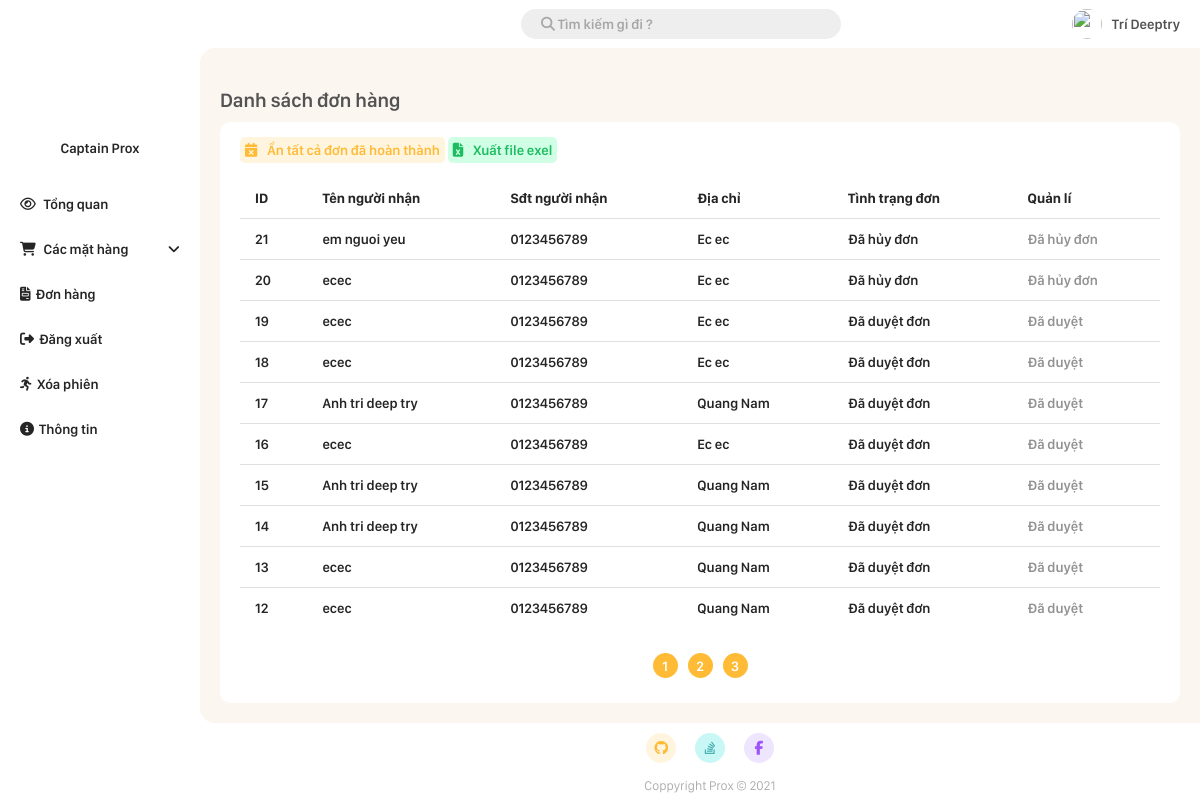
Screenshot of /Admin/bill.php (signed in) with the database file from the repository.
### tables this page shows
CREATE TABLE `bill` (
  `id` int(11) NOT NULL,
  `customer_id` int(11) NOT NULL,
  `time_order` datetime NOT NULL DEFAULT CURRENT_TIMESTAMP,
  `recipient_name` varchar(20) NOT NULL,
  `customer_phone` varchar(20) NOT NULL,
  `customer_address` varchar(30) NOT NULL,
  `note` varchar(30) NOT NULL,
  `status` tinyint(4) NOT NULL
);

### Admin/bill.php (the view, shortened to what this page needs)
<!DOCTYPE html>
<html lang="en">
<head>
    <link rel="stylesheet" href="./CSS/style.css?v=4.6">
</head>
<body>
    <?php
    $page = 1;
    $search = "";
    $number_of_post_query = "SELECT count(*) FROM bill WHERE (customer_id = '$search') OR (id = '$search') OR (recipient_name like '%$search%')";
    $post_array = mysqli_query($connect, $number_of_post_query);
    $result_array = mysqli_fetch_array($post_array);
    $number_of_post = $result_array['count(*)'];
    $number_post_per_page = 10;
    $number_of_page = ceil($number_of_post / $number_post_per_page);
    $number_of_skip_page = $number_post_per_page * ($page - 1);
    $querry = "SELECT * FROM bill WHERE (customer_id = '$search') OR (id = '$search') OR (recipient_name like '%$search%') ORDER BY id DESC LIMIT $number_post_per_page OFFSET $number_of_skip_page ";
    $result = mysqli_query($connect, $querry);
    ?>
    <div class="grid-container">
        <div class="container-header">
            <?php require_once "./root/navbar.php"; ?>
        </div>
        <div class="container-menu">
            <?php require_once "./root/sidebar.php"; ?>
        </div>
        <div class="container-main">
            <h1 class="main-title">Danh sách đơn hàng</h1>
            <div class="add-new-item">
                <a class="link-button" href="?hide=true"><i class="fas fa-calendar-times"></i>Ẩn tất cả đơn đã hoàn thành</a>
                <a class="link-button exel" href="./root/export_exel.php?bill=true"><i class="fas fa-file-excel"></i>Xuất file exel</a>
                <table class="styled-table">
                    <thead>
                        <tr>
                            <th>ID</th>
                            <th>Tên người nhận</th>
                            <th>Sđt người nhận</th>
                            <th>Địa chỉ</th>
                            <th>Tình trạng đơn</th>
                            <th>Quản lí</th>
                        </tr>
                    </thead>
                    <tbody>
                        <?php foreach ($result as $bill) { ?>
                            <tr>
                                <td><a href="./view-infomation/bill_detail.php?bill_detail=<?php echo $bill['id'] ?>"><?php echo $bill['id'] ?></a></td>
                                <td><a href="./view-infomation/bill_detail.php?bill_detail=<?php echo $bill['id'] ?>"><?php echo $bill['recipient_name'] ?></a></td>
                                <td><a href="./view-infomation/bill_detail.php?bill_detail=<?php echo $bill['id'] ?>"><?php echo $bill['customer_phone'] ?></a></td>
                                <td><a href="./view-infomation/bill_detail.php?bill_detail=<?php echo $bill['id'] ?>"><?php echo $bill['customer_address'] ?></a></td>
                                <td><a href="./view-infomation/bill_detail.php?bill_detail=<?php echo $bill['id'] ?>">
                                        <?php
                                        if ($bill['status'] == 1) {
                                            echo "Chờ duyệt đơn";
                                        } else if ($bill['status'] == 2) {
                                            echo "Đã duyệt đơn";
                                        } else if ($bill['status'] == 3) {
                                            echo "Đã hủy đơn";
                                        }
                                        ?>
                                    </a>
                                </td>
                                <td>
                                    <?php
                                    if ($bill['status'] == 1) {
                                        echo '<a class="link-button" href="?approve=' . $bill["id"] . '"><i class="fas fa-check"></i>Duyệt</a>';
                                        echo '<a class="link-button" href="?cancel=' . $bill["id"] . '"><i class="fas fa-times"></i></i>Hủy</a>';
                                    } else if ($bill['status'] == 2) {
                                        echo 'Đã duyệt';
                                    } else if ($bill['status'] == 3) {
                                        echo 'Đã hủy đơn';
                                    }
                                    ?>
                                </td>
                            </tr>
                        <?php } ?>
                    </tbody>
                </table>
                <div class="page_number_list">
                    <?php for ($i = 1; $i <= $number_of_page; $i++) { ?>
                        <div class="page_number">
                            <a href="?page=<?php echo $i; ?>&search=<?php echo $search; ?>">
                                <?php echo $i; ?>
                            </a>
                        </div>
                    <?php } ?>
                </div>
            </div>
        </div>
        <div class="container-footer">
            <?php require_once "./root/footer.php"; ?>
        </div>
    </div>
</body>
</html>

### Admin/CSS/style.css (style rules this page uses)
*,body { padding: 0px; margin: 0px; color: rgb(37, 37, 37); font-family: San Francisco Display, sans-serif ; }
body { background: rgb(252, 252, 252); }
.container-header { grid-area: header; position: -webkit-sticky; position: sticky; background-color: #fff; top: 0px; }
.container-menu { grid-area: menu; background: #fff; height: 100%; }
.container-main { grid-area: main; padding: 20px !important; border-radius: 15px 0px 0px 15px; background: #FBF6F0; }
.container-footer { grid-area: footer; margin: 10px 0px 10px 20px; }
.grid-container { display: grid; grid-template-areas: 'menu header header' 'menu main right' 'menu footer footer'; grid-template-rows: 6vh auto 10vh; grid-template-columns: 25vh auto 0vh; grid-gap: 0px; padding: 0px; height: 100vh; background: #fff; }
.grid-container > div { padding: 0; }
* { box-sizing: border-box; font-family: San Francisco Display, sans-serif; font-size: 14px; margin: 0; padding: 0; }
a { text-decoration: none; }
.main-title { font-size: 20px; font-weight: 600; color: rgb(83, 83, 83); margin: 20px 0px 10px 0px; }
.link-button { padding: 5px; width: 100%; color: #FFBB36; background-color: #FFF4DE; text-align: center; border-radius: 5px; font-weight: 600; background-position: 0% 0%; transition: 0.5s ease; }
.link-button i { color: #FFBB36; margin-right: 10px; transition: 0.5s ease-in-out; }
.page_number_list { display: flex; flex-direction: row; align-items: center; justify-content: center; margin-top: 10px; }
.page_number { background-color: #FFBB36; height: 25px; width: 25px; border-radius: 50%; display: flex; justify-content: center; align-items: center; margin: 5px; }
.page_number a { color: white; font-weight: 600; }
.add-new-item { padding: 20px; background-color: #fff; border-radius: 10px; width: 100%; max-width: 100%; animation: scale-animation 0.5s ease; }
::placeholder { color: black; opacity: 0.3; font-weight: 600; }
.styled-table thead tr { background-color: #ffffff; color: #ffffff !important; text-align: center; }
.styled-table th, .styled-table td { padding: 12px 15px; text-align: left; }
.styled-table td:first-child, .styled-table th:first-child { border-radius: 5px 0px 0px 5px; }
.styled-table td:last-child, .styled-table th:last-child { border-radius: 0 5px 5px 0; }
.styled-table tbody tr { background-color: #ffffff !important; border-top: 1px solid #e0e0e0 !important; }
.styled-table tbody tr td { color: #929292 !important; font-weight: 600; }
.styled-table tbody tr:nth-of-type(even) { background-color: #fff; }
.styled-table tbody tr:last-of-type { border-bottom: none; }
.styled-table { border-collapse: collapse; border-spacing:0 15px; font-size: 0.9em; font-family: sans-serif; min-width: 400px; width: 100%; margin: 20px 0px 20px 0px; }
.exel { background: #d0ffe5 !important; color: #1CBD60 !important; }
.exel i { color: #1CBD60 !important; }

### rows the page displays
bill: id "21", recipient_name "em nguoi yeu", customer_phone "0123456789", customer_address "Ec ec", status "Đã hủy đơn"
bill: id "20", recipient_name "ecec", customer_phone "0123456789", customer_address "Ec ec", status "Đã hủy đơn"
bill: id "19", recipient_name "ecec", customer_phone "0123456789", customer_address "Ec ec", status "Đã duyệt đơn"
bill: id "18", recipient_name "ecec", customer_phone "0123456789", customer_address "Ec ec", status "Đã duyệt đơn"
bill: id "17", recipient_name "Anh tri deep try", customer_phone "0123456789", customer_address "Quang Nam", status "Đã duyệt đơn"
bill: id "16", recipient_name "ecec", customer_phone "0123456789", customer_address "Ec ec", status "Đã duyệt đơn"
bill: id "15", recipient_name "Anh tri deep try", customer_phone "0123456789", customer_address "Quang Nam", status "Đã duyệt đơn"
bill: id "14", recipient_name "Anh tri deep try", customer_phone "0123456789", customer_address "Quang Nam", status "Đã duyệt đơn"
bill: id "13", recipient_name "ecec", customer_phone "0123456789", customer_address "Quang Nam", status "Đã duyệt đơn"
bill: id "12", recipient_name "ecec", customer_phone "0123456789", customer_address "Quang Nam", status "Đã duyệt đơn"

### other values shown
$_SESSION['name'] "Trí Deeptry"
